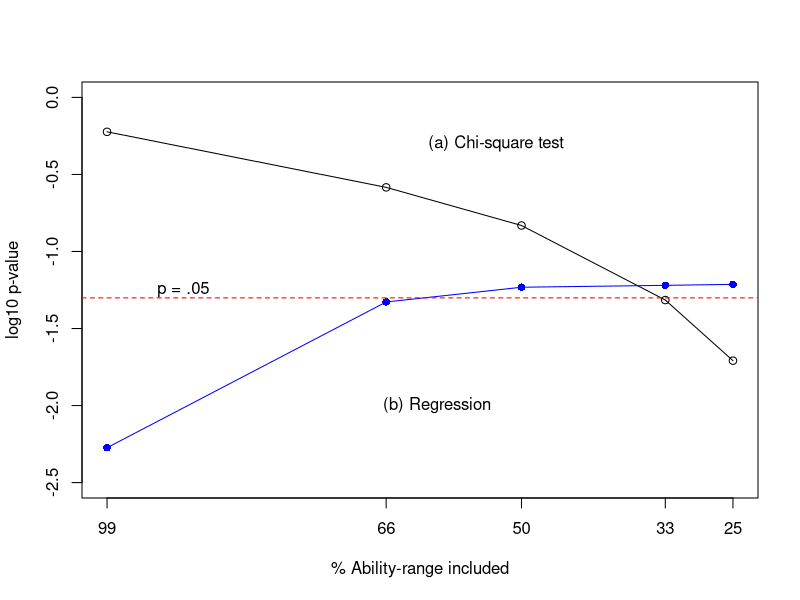
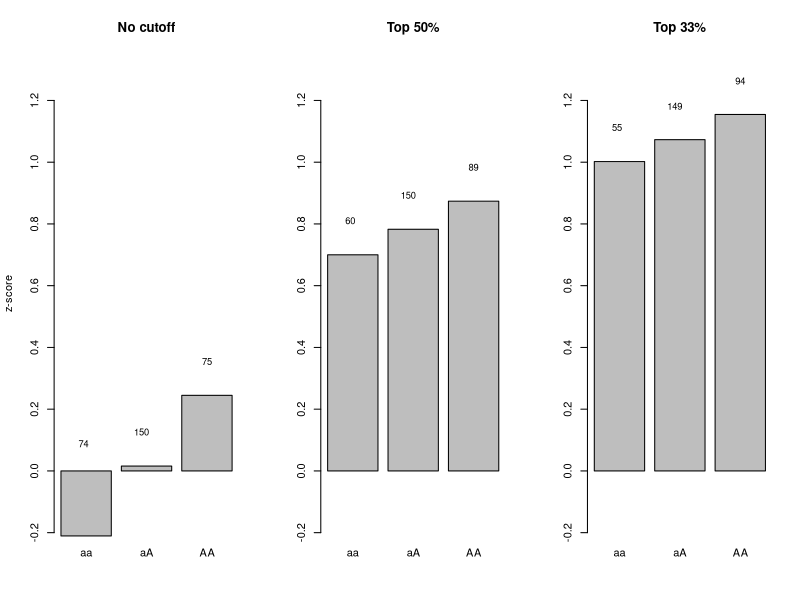

The R script that drew these images, in order:
# Simulation of genotype-phenotype relations by DVM Bishop
# 22nd April 2017
#-------------------------------------------------------------------------
setwd("~/Dropbox/Projects2016/SQING/SQING R scripts")
library(MASS) #for mvrnorm function to make multivariate normal distributed vars

options(scipen=999) #disable scientific notation.
#-------------------------------------------------------------------------
# Specify parameters to create correlated variables
#-------------------------------------------------------------------------
nVar<-2 #number of simulated variables 
myM<-0 # Mean score for simulated variables
myVar<-1 #Variance for simulated variables
myN<-300 #set sample size per group (You can vary this to see the effect)
i <-0
nSims<-100 #arbitary N simulations (set to 100 for testing, 10000 for final run)
mycutoffs<-c(-2.32,-.43,0,.43,.67)#range of cutoffs to try
mycentiles<-c(99,66,50,33,25)
ncutoff<-length(mycutoffs)
summarytable<-data.frame(matrix(rep(NA,11*ncutoff*nSims),ncol=11)) #initialise table to hold results
colnames(summarytable)<-c('Nsub','truer','cutoff','p.r','p.chi','N_aa','N_Aa','N_AA',
'mean_aa','mean_Aa','mean_AA')
for (k in 1:nSims){
for (myCorr in c(.2)){ #correlation between variables; can loop through various values

myCov<-matrix(rep(myCorr,nVar*nVar),nrow=nVar) #rep(x,y) means generate y values of x
diag(myCov)<-rep(myVar,nVar) 
#----------------------------------------------------------------------------------------
# Generate a sample from a multivariate normal distribution with the specified correlation matrix
#----------------------------------------------------------------------------------------
mydata<-data.frame(mvrnorm(n = myN*100, rep(myM,nVar), myCov)) #make big population to select from
colnames(mydata)<-c('myz','pheno')
MAF<-.5 # minor allele frequency
# convert the random normal deviates to genotype values of 0, 1 or 2, depending on MAF
Naa<-MAF*MAF
NAA<-(1-MAF)^2
NaA<-1-Naa-NAA
mydata$mygeno<-1
critA<--qnorm(NAA)
mydata[mydata$myz>critA,3]<-2
crita<-qnorm(Naa)
mydata[mydata$myz<crita,3]<-0

#test significant of correlation of genotype/phenotype for full population
rtest<-cor.test(mydata$pheno,mydata$mygeno)
myr<-rtest$estimate

regtest<-summary(lm(pheno~mygeno,data=mydata))
myp<-regtest$coefficients[8] #pvalue for linear regression of pheno on geno
myevalue<-c(as.integer(myN/4),as.integer(myN/2),as.integer(myN/4)) #expected distribution of genotypes
myovalue<-table(mydata$mygeno[1:myN]) #observed distribution of genotypes
mychi<-chisq.test(rbind(myevalue,myovalue))

for (j in mycutoffs){ #range of cutoffs to try

i<-i+1 #increase index for summary table row
summarytable[i,1]<-myN
summarytable[i,2]<-myr
summarytable[i,3]<-j #cutoff on this run
selsample <- mydata[mydata$pheno>j,]
selsample<-selsample[1:myN,]
rtest<-cor.test(selsample$pheno,selsample$mygeno)
myp<-rtest$p.value #alternative way of getting p for regression
if (myp< .001){myp <- .001} #set floor for low p-values to help plotting
Nselected<-nrow(selsample)
myevalue[2]<-as.integer(Nselected*NaA)
myevalue[1]<-as.integer(Nselected*Naa)
myevalue[3]<-as.integer(Nselected*NAA)
myovalue<-table(selsample$mygeno)
mychi<-chisq.test(rbind(myevalue,myovalue))
myp2<-mychi$p.value
if (myp2< .001){myp2<- .001} #set floor for low p-values to help plotting
summarytable[i,4]<-myp
summarytable[i,5]<-myp2
summarytable[i,6:8]<-myovalue
mymeans<-aggregate(selsample$pheno,by=list(selsample$mygeno),FUN=mean)
summarytable[i,9:11]<-mymeans[,2]
}
}
}
#----------------------------------------------------------------------------------------
summarytable$log.pr<-log10(summarytable[,4])
 summarytable$log.pchi<-log10(summarytable[,5])

 myrange=1:length(mycutoffs)

#-------------------------------------------------------------
 # aggregate data to get means by cutoff 
 aggdata<-aggregate(summarytable[,6:13], by=list(summarytable$cutoff),
                    FUN=mean, na.rm=TRUE)
 colnames(aggdata)[1]<- 'cutoff'
 aggdata$centiles<-mycentiles

 #plot p-values for chi square/regression
 par(mar=c(1,1,0,0)) #set margins
 #set up file to write figure to (won't see it on screen)
 myfolder<-"~/Dropbox/Projects2016/SQING/draft SQING article/Figures/"
 myfilename<-'Figure6.png'
 png(paste(myfolder,myfilename,sep=''),
     width = 800, height = 620, units = "px", pointsize = 28)
 
#myhead<-'Log p-values for \n regression of phenotype on genotype'
 #don't include title for figure for article
#mysub<-paste('Population r =',myCorr,': Sample size =',myN)
 #this is subheading that would appear below x-axis
plot(aggdata$centiles,aggdata$log.pchi,ylim=c(-2.5,0),xlim=rev(range(mycentiles)),
     xlab='% Ability-range included',ylab='log10 p-value',xaxt='n')
axis(side=1,at=mycentiles)
lines(aggdata$centiles,aggdata$log.pchi)
lines(aggdata$centiles,aggdata$log.pr,col='blue',type='o',pch=16)
abline(h=log10(.05),col='red',lty=2)
text(53,-.3,'(a) Chi-square test') 
text(60,-2,'(b) Regression') 
text(90,-1.25,'p = .05')
colnames(aggdata)[5:7]<-c('aa','aA','AA')
dev.off() #turn off external plotting

#-----------------------------------------------------------------------
#Illustrate how means and N change with cutoffs at 3 levels
#-----------------------------------------------------------------------
myfilename<-'Figure5.png'
png(paste(myfolder,myfilename,sep=''),
    width = 960, height = 420, units = "px", pointsize = 28)

par(mfrow=c(1,3)) #set up plot frame with 3 plots in 1 row

barplot(as.matrix(aggdata[1,5:7]),main='No cutoff',ylim=c(-.2,1.35),
        ylab='z-score',col='grey')
text(.65,.09,as.integer(aggdata[1,2]),cex=.85)
text(1.8,(aggdata[1,6]+.11),as.integer(aggdata[1,3]),cex=.85)
text(3.1,(aggdata[1,7]+.11),as.integer(aggdata[1,4]),cex=.85)
#NB text positions for N labels done by trial and error
# for +ve values, add around .11 to value

barplot(as.matrix(aggdata[3,5:7]),main='Top 50%',ylim=c(-.2,1.35),col='grey')
text(.65,(aggdata[3,5]+.11),as.integer(aggdata[3,2]),cex=.85)
text(1.8,(aggdata[3,6]+.11),as.integer(aggdata[3,3]),cex=.85)
text(3.1,(aggdata[3,7]+.11),as.integer(aggdata[3,4]),cex=.85)

barplot(as.matrix(aggdata[4,5:7]),main='Top 33%',ylim=c(-.2,1.35),col='grey')
text(.65,(aggdata[4,5]+.11),as.integer(aggdata[4,2]),cex=.85)
text(1.8,(aggdata[4,6]+.11),as.integer(aggdata[4,3]),cex=.85)
text(3.1,(aggdata[4,7]+.11),as.integer(aggdata[4,4]),cex=.85)

